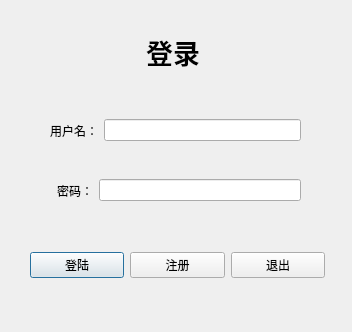
<?xml version="1.0" encoding="UTF-8"?>
<ui version="4.0">
 <class>LogInDlg</class>
 <widget class="QDialog" name="LogInDlg">
  <property name="geometry">
   <rect>
    <x>0</x>
    <y>0</y>
    <width>352</width>
    <height>332</height>
   </rect>
  </property>
  <property name="windowTitle">
   <string>Dialog</string>
  </property>
  <widget class="QLabel" name="label">
   <property name="geometry">
    <rect>
     <x>140</x>
     <y>30</y>
     <width>66</width>
     <height>44</height>
    </rect>
   </property>
   <property name="font">
    <font>
     <family>微软雅黑</family>
     <pointsize>20</pointsize>
     <weight>75</weight>
     <bold>true</bold>
    </font>
   </property>
   <property name="text">
    <string>登录</string>
   </property>
   <property name="alignment">
    <set>Qt::AlignCenter</set>
   </property>
  </widget>
  <widget class="QWidget" name="horizontalLayoutWidget">
   <property name="geometry">
    <rect>
     <x>50</x>
     <y>110</y>
     <width>251</width>
     <height>41</height>
    </rect>
   </property>
   <layout class="QHBoxLayout" name="horizontalLayout">
    <item>
     <widget class="QLabel" name="userLabel">
      <property name="text">
       <string>用户名：</string>
      </property>
      <property name="alignment">
       <set>Qt::AlignRight|Qt::AlignTrailing|Qt::AlignVCenter</set>
      </property>
     </widget>
    </item>
    <item>
     <widget class="QLineEdit" name="userLineEdit"/>
    </item>
   </layout>
  </widget>
  <widget class="QWidget" name="horizontalLayoutWidget_2">
   <property name="geometry">
    <rect>
     <x>50</x>
     <y>170</y>
     <width>251</width>
     <height>41</height>
    </rect>
   </property>
   <layout class="QHBoxLayout" name="horizontalLayout_2">
    <item>
     <widget class="QLabel" name="pwdLable">
      <property name="text">
       <string>  密码：</string>
      </property>
      <property name="alignment">
       <set>Qt::AlignRight|Qt::AlignTrailing|Qt::AlignVCenter</set>
      </property>
     </widget>
    </item>
    <item>
     <widget class="QLineEdit" name="pwdLineEdit"/>
    </item>
   </layout>
  </widget>
  <widget class="QWidget" name="horizontalLayoutWidget_3">
   <property name="geometry">
    <rect>
     <x>30</x>
     <y>240</y>
     <width>295</width>
     <height>51</height>
    </rect>
   </property>
   <layout class="QHBoxLayout" name="horizontalLayout_3">
    <item>
     <widget class="QPushButton" name="logInBtn">
      <property name="text">
       <string>登陆</string>
      </property>
     </widget>
    </item>
    <item>
     <widget class="QPushButton" name="registerBtn">
      <property name="text">
       <string>注册</string>
      </property>
     </widget>
    </item>
    <item>
     <widget class="QPushButton" name="exitBtn">
      <property name="text">
       <string>退出</string>
      </property>
     </widget>
    </item>
   </layout>
  </widget>
 </widget>
 <resources/>
 <connections/>
</ui>
